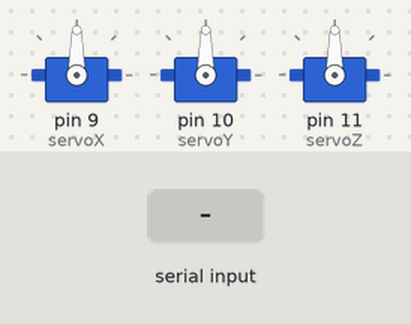
Bench run of a sketch on a simulated Arduino Uno, built with avr-gcc and run on an emulated ATmega328P. On the bench: 3 × servo. The inputs (shaded band) are chosen by the test bench.

Above: at 1.2 s.
1.3 s: "x" received over Serial
At 2.2 s:
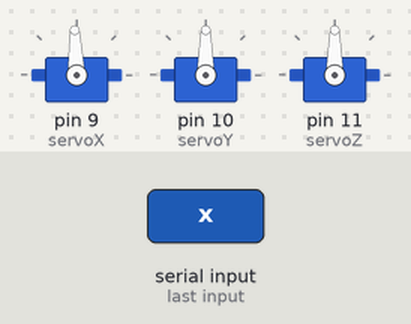
2.8 s: "y" received over Serial
At 3.4 s:
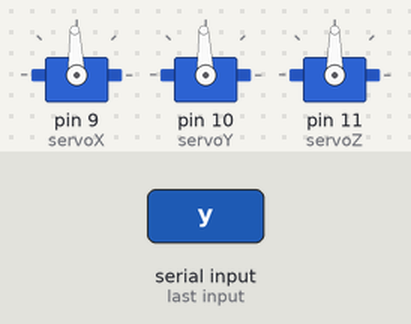
Timing chart, 0 to 5.8 s (numbered marks = the images above; inputs shaded):
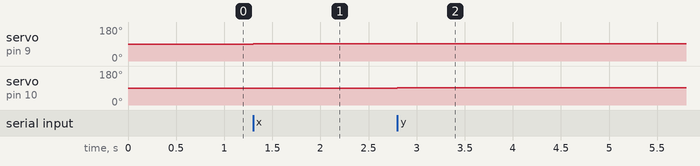

The sketch:

controlEngine.ino
```cpp
#include <Servo.h>

Servo servoX;   // Servo object for movement in the X-axis
Servo servoY;
Servo servoZ;

int xPosition = 90;  // Initial position in the X-axis (0 to 180 degrees)
int yPosition = 90;
int zPosition = 90;

void setup()
{
  Serial.begin(9600);  // Start serial communication

  servoX.attach(9);
  servoY.attach(10);
  servoZ.attach(11);
}

void loop()
{
  int deg = 2;

  if (Serial.available() > 0)
  {
    char command = Serial.read();  // Read the command from the serial monitor

    // X-axis control
    if (command == 'x')
    {
      xPosition = constrain(xPosition + deg, 0, 180);  // Increase x position
      servoX.write(xPosition);
    }
    else if (command == 'X')
    {
      xPosition = constrain(xPosition - deg, 0, 180);  // Decrease X position
      servoX.write(xPosition);
    }

    // Y-axis control
    if (command == 'y')
    {
      yPosition = constrain(yPosition + deg, 0, 180);  // Increase y position
      servoY.write(yPosition);
    }
    else if (command == 'Y')
    {
      yPosition = constrain(yPosition - deg, 0, 180);  // Decrease Y position
      servoY.write(yPosition);
    }

    // Z-axis control
    if (command == 'z')
    {
      zPosition = constrain(zPosition + deg, 0, 180);  // Increase z position
      servoZ.write(zPosition);
    }
    else if (command == 'Z')
    {
      zPosition = constrain(zPosition - deg, 0, 180);  // Decrease Z position
      servoZ.write(zPosition);
    }
  }
}
```

Measured:
- after the input at 1.3 s, servo on pin 9 (servoX): 90° → 92° at once
- after the input at 2.8 s, servo on pin 10 (servoY): 90° → 92° at once
